Frame 1 (no input): blank canvas, image omitted
Frame 60 (the mouse pressed at the canvas centre just before this capture): blank canvas, image omitted
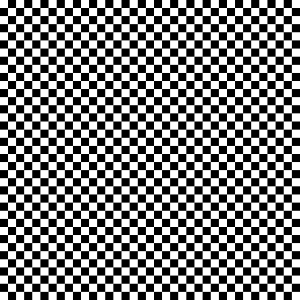
Frame 120 (the mouse held since frame 60 and released just before this capture)

The Processing sketch whose frames 1 and 60 were blank and that drew this single picture after the mouse press (run headless with seeded random() and noise(); from frame 60 on, the mouse is pressed at the canvas centre):

// Processing sketch: processing_62901
// ── processing_62901.pde

int Color1 = 255;
int Color2 = 0;

float Teilung = 8;

float WindowWidth;
float WindowHeight;

float ObjectWidth;
float ObjectHeight;


void setup() {
  size(300, 300);
  smooth();


  background(128);
  
  noStroke();
  
}

void draw() {
  
  Teilung = mouseX/4;
  
  WindowWidth = width;
  WindowHeight = height;

  ObjectWidth = WindowWidth/Teilung;
  ObjectHeight = WindowHeight/Teilung;
  
  for ( int i = 0; i <= Teilung; i = i + 1) {

    int ColorSwitch = 1;
    if ( (i % 2) == 0 ) {
      ColorSwitch = -1;
    }


    for ( int j = 0; j <= Teilung; j = j + 1) {

      ColorSwitch = -ColorSwitch;

      if (ColorSwitch > 0) {
        fill(Color1);
      }
      else {
        fill(Color2);
      } 

      rect(ObjectWidth*i, ObjectHeight*j, ObjectWidth, ObjectHeight);
    }
  }
}
